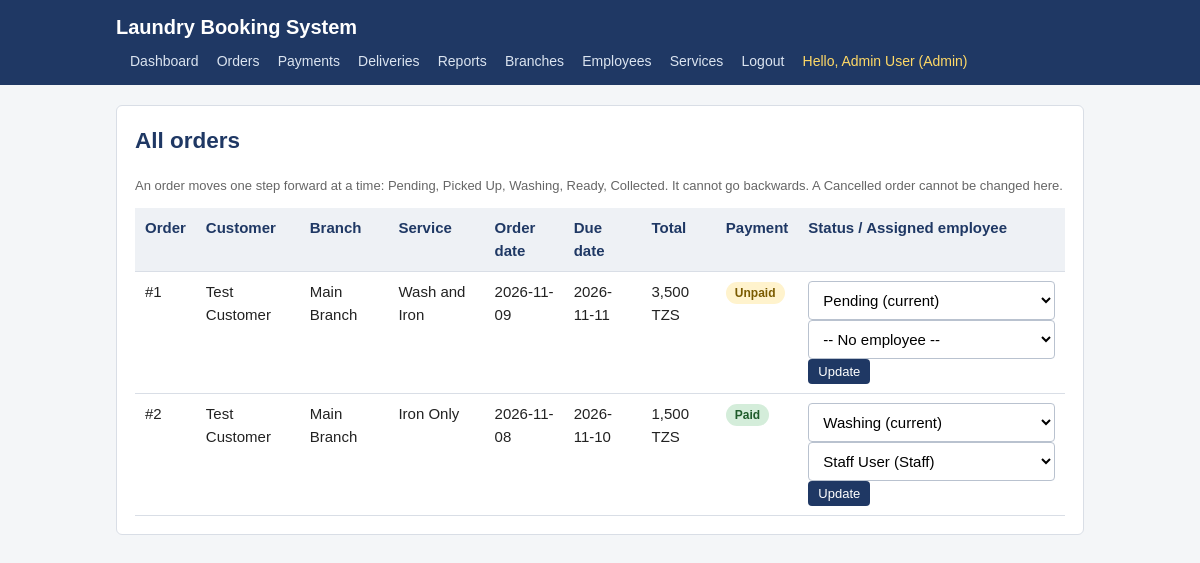
Page /admin/orders.php (signed in) on the committed database.
### tables this page shows
CREATE TABLE Employee (
    Employee_id INT AUTO_INCREMENT PRIMARY KEY,
    Branch_id INT,
    Employee_name VARCHAR(100) NOT NULL,
    Employee_phone VARCHAR(20) NOT NULL,
    Employee_role VARCHAR(50) NOT NULL,
    Employee_password VARCHAR(255) NOT NULL,
    FOREIGN KEY (Branch_id) REFERENCES Branch (Branch_id)
        ON UPDATE CASCADE ON DELETE SET NULL
);

CREATE TABLE Laundry_Order (
    Order_id INT AUTO_INCREMENT PRIMARY KEY,
    Customer_id INT NOT NULL,
    Employee_id INT NULL,
    Branch_id INT NOT NULL,
    Order_date DATE NOT NULL,
    Due_date DATE NOT NULL,
    Order_status VARCHAR(50) NOT NULL DEFAULT 'Pending',
    Total_amount DECIMAL(10,2) NOT NULL,
    FOREIGN KEY (Customer_id) REFERENCES Customer (Customer_id)
        ON UPDATE CASCADE ON DELETE RESTRICT,
    FOREIGN KEY (Employee_id) REFERENCES Employee (Employee_id)
        ON UPDATE CASCADE ON DELETE SET NULL,
    FOREIGN KEY (Branch_id) REFERENCES Branch (Branch_id)
        ON UPDATE CASCADE ON DELETE RESTRICT
);

CREATE TABLE Customer (
    Customer_id INT AUTO_INCREMENT PRIMARY KEY,
    Customer_name VARCHAR(100) NOT NULL,
    Customer_phone VARCHAR(20) UNIQUE,
    Customer_email VARCHAR(100) UNIQUE,
    Customer_address VARCHAR(100) UNIQUE,
    Customer_password VARCHAR(255) NOT NULL,
    Created_at DATE NOT NULL
);

CREATE TABLE Branch (
    Branch_id INT AUTO_INCREMENT PRIMARY KEY,
    Branch_name VARCHAR(100) NOT NULL,
    Branch_address VARCHAR(50) NOT NULL,
    Branch_phone VARCHAR(20) NOT NULL
);

### config.php (called while the page is built, shortened)
<?php
function e($value) {
    return htmlspecialchars((string) $value, ENT_QUOTES, 'UTF-8');
}
function current_user() {
    return [
        'id'    => $_SESSION['user_id'],
        'type'  => $_SESSION['user_type'],
        'role'  => $_SESSION['user_role'],
        'name'  => $_SESSION['user_name'],
        'email' => $_SESSION['user_email'] ?? null,
    ];
}
function order_statuses() {
    return ['Pending', 'Picked Up', 'Washing', 'Ready', 'Collected'];
}
function next_order_status($current) {
    $list = order_statuses();
    $i = array_search($current, $list, true);
    return $list[$i + 1];
}

### admin/orders.php (the view, shortened to what this page needs)
<?php
require_once __DIR__ . '/../config.php';
$user = current_user();
$staff = $pdo->query(
    "SELECT Employee_id, Employee_name, Employee_role
     FROM Employee ORDER BY Employee_name"
)->fetchAll();
$orders = $pdo->query(
    "SELECT o.Order_id, o.Order_date, o.Due_date, o.Order_status,
            o.Total_amount, o.Employee_id, c.Customer_name,
            b.Branch_name, s.Service_name,
            (SELECT COUNT(*) FROM Payment p
              WHERE p.Order_id = o.Order_id AND p.Payment_status = 'Paid') AS paid_count
     FROM Laundry_Order o
     JOIN Customer c ON c.Customer_id = o.Customer_id
     JOIN Branch b ON b.Branch_id = o.Branch_id
     LEFT JOIN Order_Item oi ON oi.Order_id = o.Order_id
     LEFT JOIN Service s ON s.Service_id = oi.Service_id
     ORDER BY o.Order_date DESC, o.Order_id DESC"
)->fetchAll();
?>
<!DOCTYPE html>
<html lang="en">
<head>
<link rel="stylesheet" href="../css/style.css">
</head>
<body>
<header>
  <div class="wrap">
    <h1><a href="index.php">Laundry Booking System</a></h1>
    <nav>
      <a href="index.php">Dashboard</a>
      <a href="orders.php">Orders</a>
      <a href="payments.php">Payments</a>
      <a href="deliveries.php">Deliveries</a>
      <a href="reports.php">Reports</a>
      <?php if ($user['role'] === 'Admin'): ?>
        <a href="branches.php">Branches</a>
        <a href="employees.php">Employees</a>
        <a href="services.php">Services</a>
      <?php endif; ?>
      <a href="../logout.php">Logout</a>
      <span class="who">Hello, <?php echo e($user['name']); ?> (<?php echo e($user['role']); ?>)</span>
    </nav>
  </div>
</header>
<main><div class="wrap">
<div class="card">
  <h2>All orders</h2>
  <p class="muted">An order moves one step forward at a time:
  Pending, Picked Up, Washing, Ready, Collected. It cannot go backwards.
  A Cancelled order cannot be changed here.</p>
  <?php if ($orders): ?>
    <div class="table-wrap"><table>
      <tr>
        <th>Order</th><th>Customer</th><th>Branch</th><th>Service</th>
        <th>Order date</th><th>Due date</th><th>Total</th>
        <th>Payment</th><th>Status / Assigned employee</th>
      </tr>
      <?php foreach ($orders as $o): ?>
        <?php
          $next = next_order_status($o['Order_status']);
          $canChange = ($next !== null);
        ?>
        <tr>
          <td>#<?php echo (int) $o['Order_id']; ?></td>
          <td><?php echo e($o['Customer_name']); ?></td>
          <td><?php echo e($o['Branch_name']); ?></td>
          <td><?php echo e($o['Service_name'] ?? '-'); ?></td>
          <td><?php echo e($o['Order_date']); ?></td>
          <td><?php echo e($o['Due_date']); ?></td>
          <td><?php echo number_format((float) $o['Total_amount'], 0); ?> TZS</td>
          <td>
            <?php if ((int) $o['paid_count'] > 0): ?>
              <span class="badge badge-paid">Paid</span>
            <?php else: ?>
              <span class="badge badge-unpaid">Unpaid</span>
            <?php endif; ?>
          </td>
          <td>
            <?php if ($canChange): ?>
              <form method="post" action="orders.php">
                <select name="order_status">
                  <option value="<?php echo e($o['Order_status']); ?>">
                    <?php echo e($o['Order_status']); ?> (current)
                  </option>
                </select>
                <select name="employee_id">
                  <option value="">-- No employee --</option>
                  <?php foreach ($staff as $s): ?>
                    <option value="<?php echo (int) $s['Employee_id']; ?>"
                      <?php echo (int) $o['Employee_id'] === (int) $s['Employee_id'] ? 'selected' : ''; ?>>
                      <?php echo e($s['Employee_name']); ?> (<?php echo e($s['Employee_role']); ?>)
                    </option>
                  <?php endforeach; ?>
                </select>
                <button class="btn btn-small" type="submit">Update</button>
              </form>
            <?php else: ?>
              <span class="badge <?php echo e(status_class($o['Order_status'])); ?>"><?php echo e($o['Order_status']); ?></span>
              <span class="muted">Final</span>
            <?php endif; ?>
          </td>
        </tr>
      <?php endforeach; ?>
    </table></div>
  <?php else: ?>
    <p>No orders yet.</p>
  <?php endif; ?>
</div>
</div></main>
</body>
</html>

### css/style.css (style rules this page uses)
* { box-sizing: border-box; }
body { margin: 0; font-family: Arial, Helvetica, sans-serif; font-size: 15px; line-height: 1.5; color: #222; background: #f4f6f8; }
a { color: #1f3864; }
header { background: #1f3864; color: #fff; padding: 12px 0; }
header .wrap { max-width: 1000px; margin: 0 auto; padding: 0 16px; display: flex; align-items: center; justify-content: space-between; flex-wrap: wrap; gap: 8px; }
header h1 { margin: 0; font-size: 20px; }
header h1 a { color: #fff; text-decoration: none; }
nav a { color: #dbe4f0; text-decoration: none; margin-left: 14px; font-size: 14px; }
nav .who { color: #ffd966; margin-left: 14px; font-size: 14px; }
.wrap { max-width: 1000px; margin: 0 auto; padding: 0 16px; }
main { padding: 20px 0 40px; }
h2 { color: #1f3864; margin-top: 0; }
.card { background: #fff; border: 1px solid #d9dee6; border-radius: 6px; padding: 18px; margin-bottom: 18px; }
.muted { color: #666; font-size: 13px; }
input[type="text"], input[type="email"], input[type="password"], input[type="number"], input[type="date"], input[type="datetime-local"], select, textarea { width: 100%; padding: 9px 10px; border: 1px solid #b9c2cf; border-radius: 4px; font-size: 15px; background: #fff; }
.btn { display: inline-block; padding: 9px 18px; border: none; border-radius: 4px; background: #1f3864; color: #fff; font-size: 15px; cursor: pointer; text-decoration: none; margin-top: 14px; }
.btn-small { padding: 5px 10px; font-size: 13px; margin-top: 0; }
table { width: 100%; border-collapse: collapse; background: #fff; }
th, td { padding: 9px 10px; border-bottom: 1px solid #d9dee6; text-align: left; vertical-align: top; }
th { background: #eef1f5; color: #1f3864; }
.table-wrap { overflow-x: auto; }
.badge { display: inline-block; padding: 2px 9px; border-radius: 20px; font-size: 12px; font-weight: bold; white-space: nowrap; }
.badge-paid { background: #d4edda; color: #1e5c2a; }
.badge-unpaid { background: #fff3cd; color: #7a5b00; }

### rows in the picture
employee: Employee_name "Admin User", Employee_role "Admin"
laundry_order: Order_id "1", Customer.Customer_name "Test Customer", Branch.Branch_name "Main Branch", Service_name "Wash and Iron", Order_date "2026-11-09", Due_date "2026-11-11", Total_amount "3,500", shows "Unpaid", order_status "Pending (current)"
laundry_order: Order_id "2", Customer.Customer_name "Test Customer", Branch.Branch_name "Main Branch", Service_name "Iron Only", Order_date "2026-11-08", Due_date "2026-11-10", Total_amount "1,500", shows "Paid", order_status "Washing (current)", employee_id "Staff User (Staff)"
